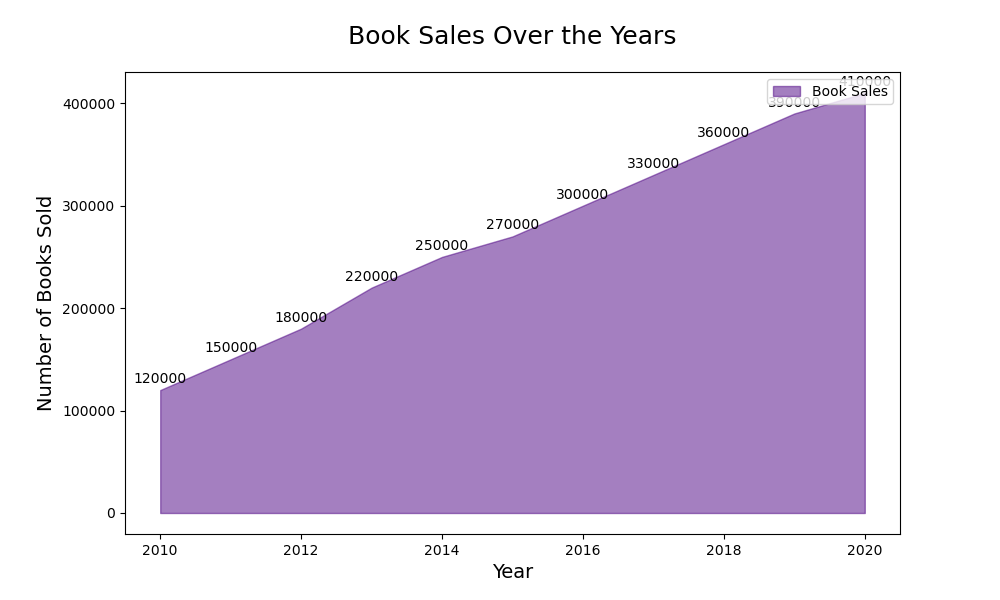

Reproduce this figure in Python.

import matplotlib.pyplot as plt

# Data
years = [2010, 2011, 2012, 2013, 2014, 2015, 2016, 2017, 2018, 2019, 2020]
book_sales = [120000, 150000, 180000, 220000, 250000, 270000, 300000, 330000, 360000, 390000, 410000]

# Plot
fig, ax = plt.subplots(figsize=(10, 6))  # changing width and height

# Plotting the area chart
ax.fill_between(years, book_sales, color="#4b0082", alpha=0.5, label='Book Sales')

# Titles and labels
ax.set_title('Book Sales Over the Years', fontsize=18, pad=20)
ax.set_xlabel('Year', fontsize=14)
ax.set_ylabel('Number of Books Sold', fontsize=14)

# Customizing the y-axis to get a better understanding of scales
ax.set_yscale('linear')

# Legend
ax.legend(loc='upper right')

# Annotation
for i, txt in enumerate(book_sales):
    ax.annotate(txt, (years[i], book_sales[i]), textcoords="offset points", xytext=(0,5), ha='center')

plt.show()
